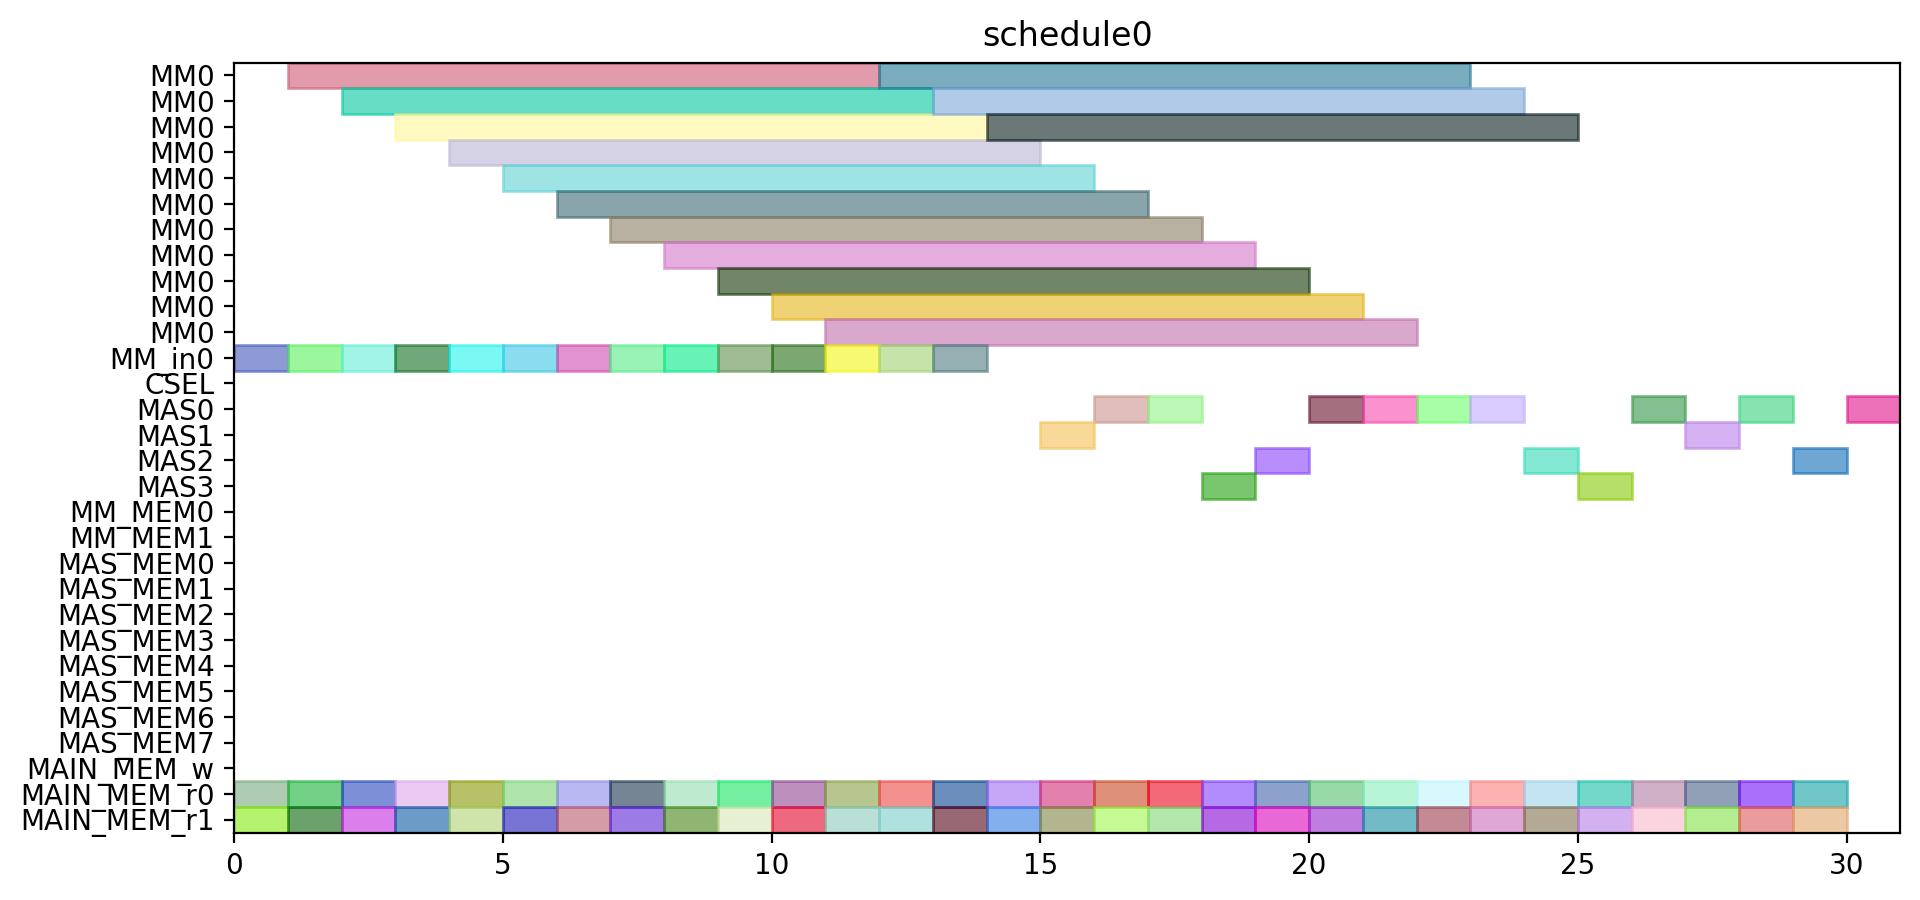

Source code (Python):
from pyschedule import Scenario, solvers, plotters, alt


def solve():
	horizon = 120
	S = Scenario("schedule0", horizon=horizon)

	# resource
	MM = S.Resources('MM', num=1, size=11)
	MM_in = S.Resources('MM_in', num=1)
	CSEL = S.Resource('CSEL')
	MAS = S.Resources('MAS', num=4, size=1, periods=range(1, horizon))
	MM_MEM = S.Resources('MM_MEM', num=2)
	MAS_MEM = S.Resources('MAS_MEM', num=8)
	MAIN_MEM_w = S.Resource('MAIN_MEM_w', size=1)
	MAIN_MEM_r = S.Resources('MAIN_MEM_r', num=2)

	# result of previous scheduling

	# new tasks
	r1_t0 = S.Task('r1_t0', length=11, delay_cost=1)
	r1_t0 += alt(MM)
	r1_t0_in = S.Task('r1_t0_in', length=1, delay_cost=1)
	r1_t0_in += alt(MM_in)
	S += r1_t0_in*MM_in[0]<=r1_t0*MM[0]
	r1_t0_mem0 = S.Task('r1_t0_mem0', length=1, delay_cost=1)
	r1_t0_mem0 += MAIN_MEM_r[0]
	S += r1_t0_mem0 <= r1_t0

	r1_t0_mem1 = S.Task('r1_t0_mem1', length=1, delay_cost=1)
	r1_t0_mem1 += MAIN_MEM_r[1]
	S += r1_t0_mem1 <= r1_t0

	r1_t1 = S.Task('r1_t1', length=11, delay_cost=1)
	r1_t1 += alt(MM)
	r1_t1_in = S.Task('r1_t1_in', length=1, delay_cost=1)
	r1_t1_in += alt(MM_in)
	S += r1_t1_in*MM_in[0]<=r1_t1*MM[0]
	r1_t1_mem0 = S.Task('r1_t1_mem0', length=1, delay_cost=1)
	r1_t1_mem0 += MAIN_MEM_r[0]
	S += r1_t1_mem0 <= r1_t1

	r1_t1_mem1 = S.Task('r1_t1_mem1', length=1, delay_cost=1)
	r1_t1_mem1 += MAIN_MEM_r[1]
	S += r1_t1_mem1 <= r1_t1

	r1_t2 = S.Task('r1_t2', length=1, delay_cost=1)
	r1_t2 += alt(MAS)
	r1_t2_mem0 = S.Task('r1_t2_mem0', length=1, delay_cost=1)
	r1_t2_mem0 += MAIN_MEM_r[0]
	S += r1_t2_mem0 <= r1_t2

	r1_t2_mem1 = S.Task('r1_t2_mem1', length=1, delay_cost=1)
	r1_t2_mem1 += MAIN_MEM_r[1]
	S += r1_t2_mem1 <= r1_t2

	r1_t3 = S.Task('r1_t3', length=1, delay_cost=1)
	r1_t3 += alt(MAS)
	r1_t3_mem0 = S.Task('r1_t3_mem0', length=1, delay_cost=1)
	r1_t3_mem0 += MAIN_MEM_r[0]
	S += r1_t3_mem0 <= r1_t3

	r1_t3_mem1 = S.Task('r1_t3_mem1', length=1, delay_cost=1)
	r1_t3_mem1 += MAIN_MEM_r[1]
	S += r1_t3_mem1 <= r1_t3

	r3_t0 = S.Task('r3_t0', length=11, delay_cost=1)
	r3_t0 += alt(MM)
	r3_t0_in = S.Task('r3_t0_in', length=1, delay_cost=1)
	r3_t0_in += alt(MM_in)
	S += r3_t0_in*MM_in[0]<=r3_t0*MM[0]
	r3_t0_mem0 = S.Task('r3_t0_mem0', length=1, delay_cost=1)
	r3_t0_mem0 += MAIN_MEM_r[0]
	S += r3_t0_mem0 <= r3_t0

	r3_t0_mem1 = S.Task('r3_t0_mem1', length=1, delay_cost=1)
	r3_t0_mem1 += MAIN_MEM_r[1]
	S += r3_t0_mem1 <= r3_t0

	r3_t1 = S.Task('r3_t1', length=11, delay_cost=1)
	r3_t1 += alt(MM)
	r3_t1_in = S.Task('r3_t1_in', length=1, delay_cost=1)
	r3_t1_in += alt(MM_in)
	S += r3_t1_in*MM_in[0]<=r3_t1*MM[0]
	r3_t1_mem0 = S.Task('r3_t1_mem0', length=1, delay_cost=1)
	r3_t1_mem0 += MAIN_MEM_r[0]
	S += r3_t1_mem0 <= r3_t1

	r3_t1_mem1 = S.Task('r3_t1_mem1', length=1, delay_cost=1)
	r3_t1_mem1 += MAIN_MEM_r[1]
	S += r3_t1_mem1 <= r3_t1

	r3_t2 = S.Task('r3_t2', length=1, delay_cost=1)
	r3_t2 += alt(MAS)
	r3_t2_mem0 = S.Task('r3_t2_mem0', length=1, delay_cost=1)
	r3_t2_mem0 += MAIN_MEM_r[0]
	S += r3_t2_mem0 <= r3_t2

	r3_t2_mem1 = S.Task('r3_t2_mem1', length=1, delay_cost=1)
	r3_t2_mem1 += MAIN_MEM_r[1]
	S += r3_t2_mem1 <= r3_t2

	r3_t3 = S.Task('r3_t3', length=1, delay_cost=1)
	r3_t3 += alt(MAS)
	r3_t3_mem0 = S.Task('r3_t3_mem0', length=1, delay_cost=1)
	r3_t3_mem0 += MAIN_MEM_r[0]
	S += r3_t3_mem0 <= r3_t3

	r3_t3_mem1 = S.Task('r3_t3_mem1', length=1, delay_cost=1)
	r3_t3_mem1 += MAIN_MEM_r[1]
	S += r3_t3_mem1 <= r3_t3

	r4_t0 = S.Task('r4_t0', length=11, delay_cost=1)
	r4_t0 += alt(MM)
	r4_t0_in = S.Task('r4_t0_in', length=1, delay_cost=1)
	r4_t0_in += alt(MM_in)
	S += r4_t0_in*MM_in[0]<=r4_t0*MM[0]
	r4_t0_mem0 = S.Task('r4_t0_mem0', length=1, delay_cost=1)
	r4_t0_mem0 += MAIN_MEM_r[0]
	S += r4_t0_mem0 <= r4_t0

	r4_t0_mem1 = S.Task('r4_t0_mem1', length=1, delay_cost=1)
	r4_t0_mem1 += MAIN_MEM_r[1]
	S += r4_t0_mem1 <= r4_t0

	r4_t1 = S.Task('r4_t1', length=11, delay_cost=1)
	r4_t1 += alt(MM)
	r4_t1_in = S.Task('r4_t1_in', length=1, delay_cost=1)
	r4_t1_in += alt(MM_in)
	S += r4_t1_in*MM_in[0]<=r4_t1*MM[0]
	r4_t1_mem0 = S.Task('r4_t1_mem0', length=1, delay_cost=1)
	r4_t1_mem0 += MAIN_MEM_r[0]
	S += r4_t1_mem0 <= r4_t1

	r4_t1_mem1 = S.Task('r4_t1_mem1', length=1, delay_cost=1)
	r4_t1_mem1 += MAIN_MEM_r[1]
	S += r4_t1_mem1 <= r4_t1

	r4_t2 = S.Task('r4_t2', length=1, delay_cost=1)
	r4_t2 += alt(MAS)
	r4_t2_mem0 = S.Task('r4_t2_mem0', length=1, delay_cost=1)
	r4_t2_mem0 += MAIN_MEM_r[0]
	S += r4_t2_mem0 <= r4_t2

	r4_t2_mem1 = S.Task('r4_t2_mem1', length=1, delay_cost=1)
	r4_t2_mem1 += MAIN_MEM_r[1]
	S += r4_t2_mem1 <= r4_t2

	r4_t3 = S.Task('r4_t3', length=1, delay_cost=1)
	r4_t3 += alt(MAS)
	r4_t3_mem0 = S.Task('r4_t3_mem0', length=1, delay_cost=1)
	r4_t3_mem0 += MAIN_MEM_r[0]
	S += r4_t3_mem0 <= r4_t3

	r4_t3_mem1 = S.Task('r4_t3_mem1', length=1, delay_cost=1)
	r4_t3_mem1 += MAIN_MEM_r[1]
	S += r4_t3_mem1 <= r4_t3

	r5_t0 = S.Task('r5_t0', length=11, delay_cost=1)
	r5_t0 += alt(MM)
	r5_t0_in = S.Task('r5_t0_in', length=1, delay_cost=1)
	r5_t0_in += alt(MM_in)
	S += r5_t0_in*MM_in[0]<=r5_t0*MM[0]
	r5_t0_mem0 = S.Task('r5_t0_mem0', length=1, delay_cost=1)
	r5_t0_mem0 += MAIN_MEM_r[0]
	S += r5_t0_mem0 <= r5_t0

	r5_t0_mem1 = S.Task('r5_t0_mem1', length=1, delay_cost=1)
	r5_t0_mem1 += MAIN_MEM_r[1]
	S += r5_t0_mem1 <= r5_t0

	r5_t1 = S.Task('r5_t1', length=11, delay_cost=1)
	r5_t1 += alt(MM)
	r5_t1_in = S.Task('r5_t1_in', length=1, delay_cost=1)
	r5_t1_in += alt(MM_in)
	S += r5_t1_in*MM_in[0]<=r5_t1*MM[0]
	r5_t1_mem0 = S.Task('r5_t1_mem0', length=1, delay_cost=1)
	r5_t1_mem0 += MAIN_MEM_r[0]
	S += r5_t1_mem0 <= r5_t1

	r5_t1_mem1 = S.Task('r5_t1_mem1', length=1, delay_cost=1)
	r5_t1_mem1 += MAIN_MEM_r[1]
	S += r5_t1_mem1 <= r5_t1

	r5_t2 = S.Task('r5_t2', length=1, delay_cost=1)
	r5_t2 += alt(MAS)
	r5_t2_mem0 = S.Task('r5_t2_mem0', length=1, delay_cost=1)
	r5_t2_mem0 += MAIN_MEM_r[0]
	S += r5_t2_mem0 <= r5_t2

	r5_t2_mem1 = S.Task('r5_t2_mem1', length=1, delay_cost=1)
	r5_t2_mem1 += MAIN_MEM_r[1]
	S += r5_t2_mem1 <= r5_t2

	r5_t3 = S.Task('r5_t3', length=1, delay_cost=1)
	r5_t3 += alt(MAS)
	r5_t3_mem0 = S.Task('r5_t3_mem0', length=1, delay_cost=1)
	r5_t3_mem0 += MAIN_MEM_r[0]
	S += r5_t3_mem0 <= r5_t3

	r5_t3_mem1 = S.Task('r5_t3_mem1', length=1, delay_cost=1)
	r5_t3_mem1 += MAIN_MEM_r[1]
	S += r5_t3_mem1 <= r5_t3

	r6_t0 = S.Task('r6_t0', length=11, delay_cost=1)
	r6_t0 += alt(MM)
	r6_t0_in = S.Task('r6_t0_in', length=1, delay_cost=1)
	r6_t0_in += alt(MM_in)
	S += r6_t0_in*MM_in[0]<=r6_t0*MM[0]
	r6_t0_mem0 = S.Task('r6_t0_mem0', length=1, delay_cost=1)
	r6_t0_mem0 += MAIN_MEM_r[0]
	S += r6_t0_mem0 <= r6_t0

	r6_t0_mem1 = S.Task('r6_t0_mem1', length=1, delay_cost=1)
	r6_t0_mem1 += MAIN_MEM_r[1]
	S += r6_t0_mem1 <= r6_t0

	r6_t1 = S.Task('r6_t1', length=11, delay_cost=1)
	r6_t1 += alt(MM)
	r6_t1_in = S.Task('r6_t1_in', length=1, delay_cost=1)
	r6_t1_in += alt(MM_in)
	S += r6_t1_in*MM_in[0]<=r6_t1*MM[0]
	r6_t1_mem0 = S.Task('r6_t1_mem0', length=1, delay_cost=1)
	r6_t1_mem0 += MAIN_MEM_r[0]
	S += r6_t1_mem0 <= r6_t1

	r6_t1_mem1 = S.Task('r6_t1_mem1', length=1, delay_cost=1)
	r6_t1_mem1 += MAIN_MEM_r[1]
	S += r6_t1_mem1 <= r6_t1

	r6_t2 = S.Task('r6_t2', length=1, delay_cost=1)
	r6_t2 += alt(MAS)
	r6_t2_mem0 = S.Task('r6_t2_mem0', length=1, delay_cost=1)
	r6_t2_mem0 += MAIN_MEM_r[0]
	S += r6_t2_mem0 <= r6_t2

	r6_t2_mem1 = S.Task('r6_t2_mem1', length=1, delay_cost=1)
	r6_t2_mem1 += MAIN_MEM_r[1]
	S += r6_t2_mem1 <= r6_t2

	r6_t3 = S.Task('r6_t3', length=1, delay_cost=1)
	r6_t3 += alt(MAS)
	r6_t3_mem0 = S.Task('r6_t3_mem0', length=1, delay_cost=1)
	r6_t3_mem0 += MAIN_MEM_r[0]
	S += r6_t3_mem0 <= r6_t3

	r6_t3_mem1 = S.Task('r6_t3_mem1', length=1, delay_cost=1)
	r6_t3_mem1 += MAIN_MEM_r[1]
	S += r6_t3_mem1 <= r6_t3

	r9_t2 = S.Task('r9_t2', length=1, delay_cost=1)
	r9_t2 += alt(MAS)
	r9_t2_mem0 = S.Task('r9_t2_mem0', length=1, delay_cost=1)
	r9_t2_mem0 += MAIN_MEM_r[0]
	S += r9_t2_mem0 <= r9_t2

	r9_t2_mem1 = S.Task('r9_t2_mem1', length=1, delay_cost=1)
	r9_t2_mem1 += MAIN_MEM_r[1]
	S += r9_t2_mem1 <= r9_t2

	r12_t0 = S.Task('r12_t0', length=11, delay_cost=1)
	r12_t0 += alt(MM)
	r12_t0_in = S.Task('r12_t0_in', length=1, delay_cost=1)
	r12_t0_in += alt(MM_in)
	S += r12_t0_in*MM_in[0]<=r12_t0*MM[0]
	r12_t0_mem0 = S.Task('r12_t0_mem0', length=1, delay_cost=1)
	r12_t0_mem0 += MAIN_MEM_r[0]
	S += r12_t0_mem0 <= r12_t0

	r12_t0_mem1 = S.Task('r12_t0_mem1', length=1, delay_cost=1)
	r12_t0_mem1 += MAIN_MEM_r[1]
	S += r12_t0_mem1 <= r12_t0

	r12_t1 = S.Task('r12_t1', length=11, delay_cost=1)
	r12_t1 += alt(MM)
	r12_t1_in = S.Task('r12_t1_in', length=1, delay_cost=1)
	r12_t1_in += alt(MM_in)
	S += r12_t1_in*MM_in[0]<=r12_t1*MM[0]
	r12_t1_mem0 = S.Task('r12_t1_mem0', length=1, delay_cost=1)
	r12_t1_mem0 += MAIN_MEM_r[0]
	S += r12_t1_mem0 <= r12_t1

	r12_t1_mem1 = S.Task('r12_t1_mem1', length=1, delay_cost=1)
	r12_t1_mem1 += MAIN_MEM_r[1]
	S += r12_t1_mem1 <= r12_t1

	r12_t2 = S.Task('r12_t2', length=1, delay_cost=1)
	r12_t2 += alt(MAS)
	r12_t2_mem0 = S.Task('r12_t2_mem0', length=1, delay_cost=1)
	r12_t2_mem0 += MAIN_MEM_r[0]
	S += r12_t2_mem0 <= r12_t2

	r12_t2_mem1 = S.Task('r12_t2_mem1', length=1, delay_cost=1)
	r12_t2_mem1 += MAIN_MEM_r[1]
	S += r12_t2_mem1 <= r12_t2

	r12_t3 = S.Task('r12_t3', length=1, delay_cost=1)
	r12_t3 += alt(MAS)
	r12_t3_mem0 = S.Task('r12_t3_mem0', length=1, delay_cost=1)
	r12_t3_mem0 += MAIN_MEM_r[0]
	S += r12_t3_mem0 <= r12_t3

	r12_t3_mem1 = S.Task('r12_t3_mem1', length=1, delay_cost=1)
	r12_t3_mem1 += MAIN_MEM_r[1]
	S += r12_t3_mem1 <= r12_t3

	r13_t0 = S.Task('r13_t0', length=11, delay_cost=1)
	r13_t0 += alt(MM)
	r13_t0_in = S.Task('r13_t0_in', length=1, delay_cost=1)
	r13_t0_in += alt(MM_in)
	S += r13_t0_in*MM_in[0]<=r13_t0*MM[0]
	r13_t0_mem0 = S.Task('r13_t0_mem0', length=1, delay_cost=1)
	r13_t0_mem0 += MAIN_MEM_r[0]
	S += r13_t0_mem0 <= r13_t0

	r13_t0_mem1 = S.Task('r13_t0_mem1', length=1, delay_cost=1)
	r13_t0_mem1 += MAIN_MEM_r[1]
	S += r13_t0_mem1 <= r13_t0

	r13_t1 = S.Task('r13_t1', length=11, delay_cost=1)
	r13_t1 += alt(MM)
	r13_t1_in = S.Task('r13_t1_in', length=1, delay_cost=1)
	r13_t1_in += alt(MM_in)
	S += r13_t1_in*MM_in[0]<=r13_t1*MM[0]
	r13_t1_mem0 = S.Task('r13_t1_mem0', length=1, delay_cost=1)
	r13_t1_mem0 += MAIN_MEM_r[0]
	S += r13_t1_mem0 <= r13_t1

	r13_t1_mem1 = S.Task('r13_t1_mem1', length=1, delay_cost=1)
	r13_t1_mem1 += MAIN_MEM_r[1]
	S += r13_t1_mem1 <= r13_t1

	r13_t2 = S.Task('r13_t2', length=1, delay_cost=1)
	r13_t2 += alt(MAS)
	r13_t2_mem0 = S.Task('r13_t2_mem0', length=1, delay_cost=1)
	r13_t2_mem0 += MAIN_MEM_r[0]
	S += r13_t2_mem0 <= r13_t2

	r13_t2_mem1 = S.Task('r13_t2_mem1', length=1, delay_cost=1)
	r13_t2_mem1 += MAIN_MEM_r[1]
	S += r13_t2_mem1 <= r13_t2

	r13_t3 = S.Task('r13_t3', length=1, delay_cost=1)
	r13_t3 += alt(MAS)
	r13_t3_mem0 = S.Task('r13_t3_mem0', length=1, delay_cost=1)
	r13_t3_mem0 += MAIN_MEM_r[0]
	S += r13_t3_mem0 <= r13_t3

	r13_t3_mem1 = S.Task('r13_t3_mem1', length=1, delay_cost=1)
	r13_t3_mem1 += MAIN_MEM_r[1]
	S += r13_t3_mem1 <= r13_t3

	r16_t3 = S.Task('r16_t3', length=1, delay_cost=1)
	r16_t3 += alt(MAS)
	r16_t3_mem0 = S.Task('r16_t3_mem0', length=1, delay_cost=1)
	r16_t3_mem0 += MAIN_MEM_r[0]
	S += r16_t3_mem0 <= r16_t3

	r16_t3_mem1 = S.Task('r16_t3_mem1', length=1, delay_cost=1)
	r16_t3_mem1 += MAIN_MEM_r[1]
	S += r16_t3_mem1 <= r16_t3

	solvers.mip.solve(S,msg=1,kind='CPLEX',ratio_gap=1.01)

	solution = [['hoge']*len(S.solution()[1]) for i in range(len(S.solution()))]
	for i in range(len(S.solution())):
		for j in range(len(S.solution()[i])):
			solution[i][j]=str(S.solution()[i][j])
	print(solution)

	cycles = int(solution[-1][3])

	pic_file_name = "/home/mfukuda/ABE/multiRAM_multiMAS_16mux/scheduling_result/stage11MM1_stage1MAS4/EP2_YRECOVER/schedule0.png"
	if(S.solution() != []):
		plotters.matplotlib.plot(S,img_filename=pic_file_name, show_task_labels=False, fig_size=(cycles*0.25+3, 5))

	return solution
